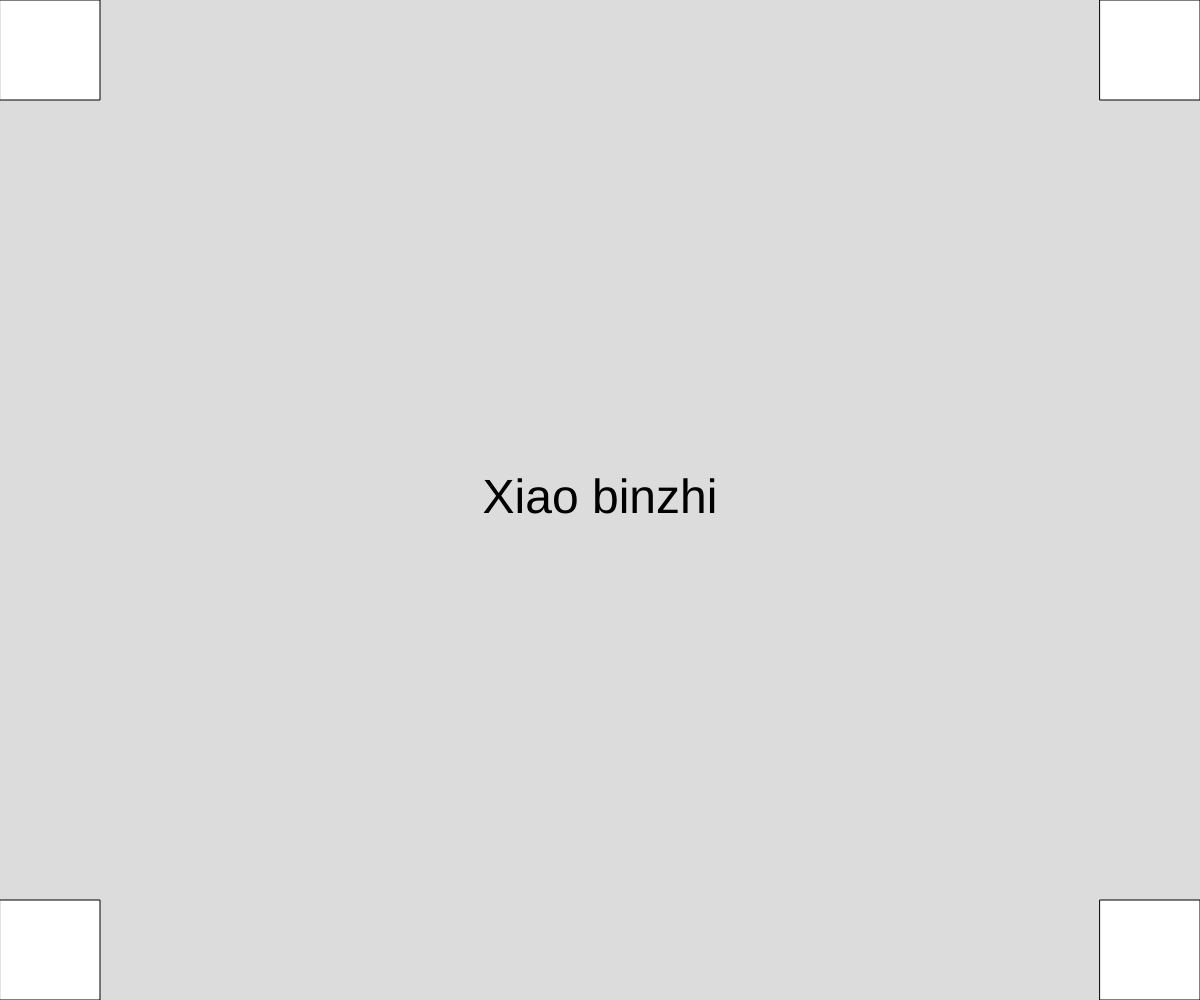
Frame 1 (no input)
Frame 60 (no input): identical to frame 1, image omitted
Frame 120 (the mouse pressed at the canvas centre since frame 60): identical to frame 1, image omitted

The p5.js sketch that drew this single still picture (run headless with seeded random() and noise() and a simulated clock; from frame 60 on, the mouse is pressed at the canvas centre):

// p5.js sketch
// ── sketch.js
function setup() {
  createCanvas(windowWidth, windowHeight);
  textAlign(CENTER, CENTER);
  textSize(48);
}

function draw() {
  background(220);
  const s = 100;

  rect(0, 0, s, s);
  rect(0, height - s, s, s);
  rect(width - s, 0, s, s);
  rect(width - s, height - s, s, s);
  text("Xiao binzhi", width / 2, height / 2);
}

function windowResized() {
  resizeCanvas(windowWidth, windowHeight);
}
